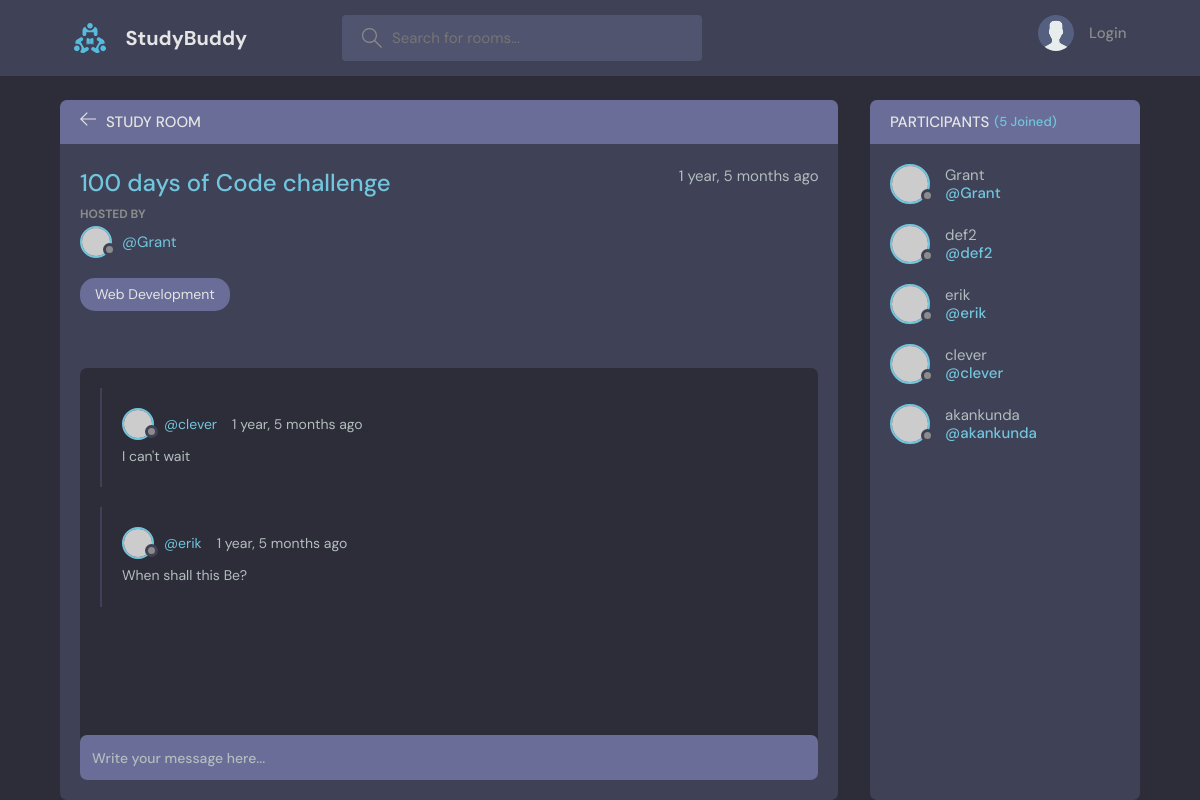
Page /room/2/ on the committed database.
### base/models.py (models this page shows, shortened)
class Room(models.Model):
    host = models.ForeignKey(User, on_delete = models.SET_NULL, null = True)
    topic = models.ForeignKey(Topic, on_delete = models.SET_NULL, null = True)
    name = models.CharField(max_length = 200)
    description = models.TextField(null = True, blank = True)
    participants = models.ManyToManyField(User, related_name='participants', blank=True)
    updated = models.DateTimeField(auto_now=True)
    created = models.DateTimeField(auto_now_add=True)

class Topic(models.Model):
    name = models.CharField(max_length=200)
    def __str__(self):
        return self.name

class Message(models.Model):
    user = models.ForeignKey(User, on_delete = models.CASCADE)
    room = models.ForeignKey(Room, on_delete=models.CASCADE)
    body = models.TextField()
    updated = models.DateTimeField(auto_now=True)
    created = models.DateTimeField(auto_now_add=True)
    class Meta:
        ordering = ['-updated', '-created']

### base/views.py (the view, shortened to what this page needs)
# urls.py: path('room/<str:pk>/', views.room, name="room"),
def room(request, pk):
    room = Room.objects.get(id = pk)
    room_messages = room.message_set.all()
    participants = room.participants.all()
    context = {'room': room, 'room_messages': room_messages, 'participants':participants}
    return render(request, 'base/room.html', context)

### base/templates/base/room.html (shortened to what this page needs)
{% extends 'main.html' %}
{% block content %}
    <main class="profile-page layout layout--2">
      <div class="container">
        <div class="room">
          <div class="room__top">
            <div class="room__topLeft">
              <a href="{% url 'home' %}">
                <svg version="1.1" xmlns="http://www.w3.org/2000/svg" width="32" height="32" viewBox="0 0 32 32">
                  <title>arrow-left</title>
                  <path
                    d="M13.723 2.286l-13.723 13.714 13.719 13.714 1.616-1.611-10.96-10.96h27.625v-2.286h-27.625l10.965-10.965-1.616-1.607z"
                  ></path>
                </svg>
              </a>
              <h3>Study Room</h3>
            </div>
          </div>
          <div class="room__box scroll">
            <div class="room__header scroll">
              <div class="room__info">
                <h3>{{room.name}}</h3>
                <span>{{room.created|timesince}} ago</span>
              </div>
              <div class="room__hosted">
                <p>Hosted By</p>
                <a href="{% url 'user-profile' room.host.id %}" class="room__author">
                  <div class="avatar avatar--small">
                    <img src="https://randomuser.me/api/portraits/men/37.jpg" />
                  </div>
                  <span>@{{room.host.username}}</span>
                </a>
              </div>
              <span class="room__topics">{{room.topic}}</span>
            </div>
            <div class="room__conversation">
              <div class="threads scroll">
                {% for message in room_messages %}
                <div class="thread">
                  <div class="thread__top">
                    <div class="thread__author">
                      <a href="{% url 'user-profile' message.user.id%}" class="thread__authorInfo">
                        <div class="avatar avatar--small">
                          <img src="https://randomuser.me/api/portraits/men/37.jpg" />
                        </div>
                        <span>@{{message.user.username}}</span>
                      </a>
                      <span class="thread__date">{{message.created|timesince}} ago</span>
                    </div>
                  </div>
                  <div class="thread__details">
                    {{message.body}}
                  </div>
                </div>
                {% endfor%}
              </div>
            </div>
          </div>
          <div class="room__message">
            <form action="" method="POST">
              <input name="body" placeholder="Write your message here..." />
            </form>
          </div>
        </div>
        <div class="participants">
          <h3 class="participants__top">Participants <span>({{participants.count}} Joined)</span></h3>
          <div class="participants__list scroll">
            {% for user in participants%}
            <a href="{% url 'user-profile' user.id %}" class="participant">
              <div class="avatar avatar--medium">
                <img src="https://randomuser.me/api/portraits/men/37.jpg" />
              </div>
              <p>
                {{user.username}}
                <span>@{{user.username}}</span>
              </p>
            </a>
            {% endfor %}
          </div>
        </div>
      </div>
    </main>
{% endblock content %}

### rows in the picture
Room: name "100 days of Code challenge", created "1 year, 5 months", host.username "Grant", topic "Web Development"
Message: user.username "clever", created "1 year, 5 months", body "I can't wait"
Message: user.username "erik", created "1 year, 5 months", body "When shall this Be?"

### other values in the picture
{{ participants.count }} "5"
{{ user.username }} "Grant"
{{ user.username }} "def2"
{{ user.username }} "erik"
{{ user.username }} "clever"
{{ user.username }} "akankunda"
